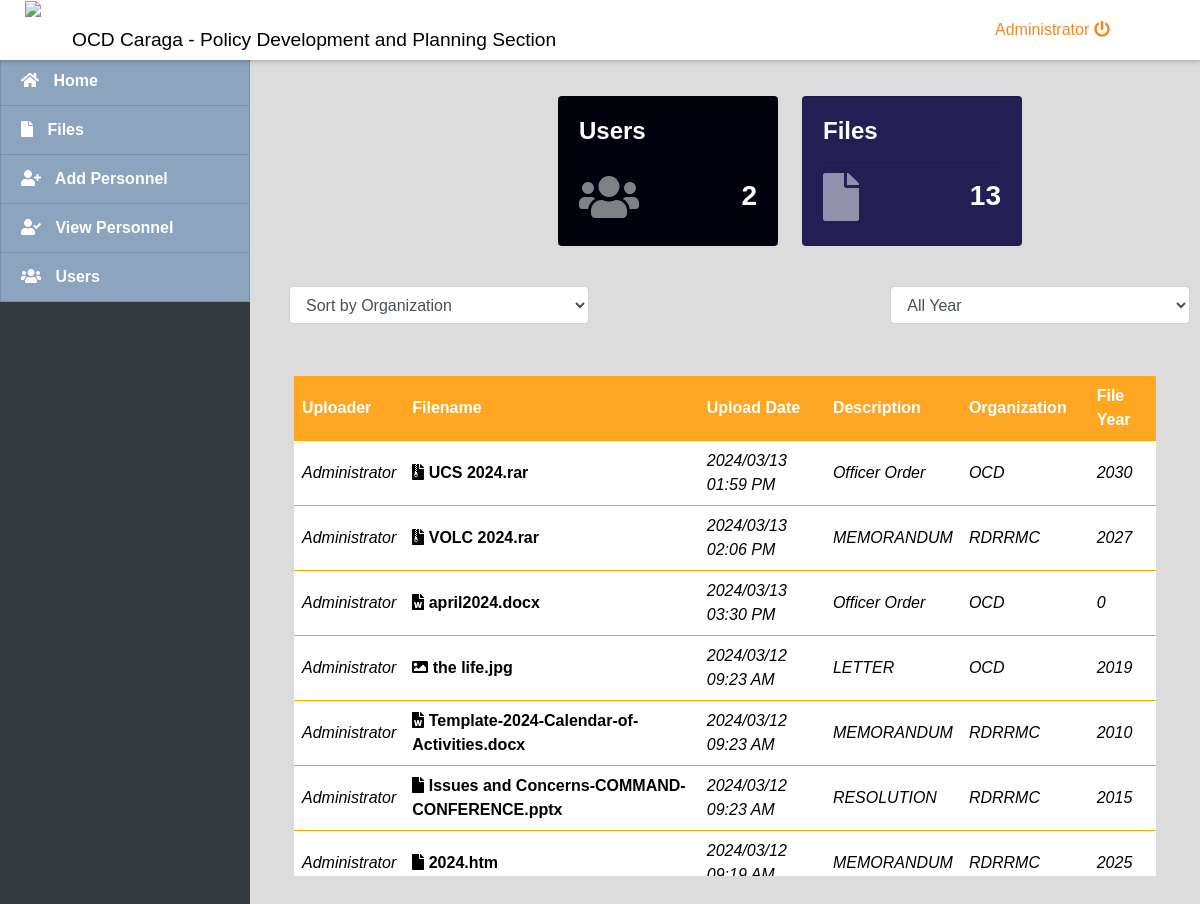
The page / (signed in) on the database its author committed.
### tables this page shows
CREATE TABLE `files` (
  `id` int(11) NOT NULL,
  `name` varchar(200) NOT NULL,
  `description` text NOT NULL,
  `user_id` int(30) NOT NULL,
  `folder_id` int(30) NOT NULL,
  `file_type` varchar(50) NOT NULL,
  `file_path` text NOT NULL,
  `is_public` tinyint(1) DEFAULT 0,
  `date_updated` datetime NOT NULL DEFAULT current_timestamp() ON UPDATE current_timestamp(),
  `organization` varchar(255) NOT NULL,
  `year` int(4) NOT NULL
);

CREATE TABLE `users` (
  `id` int(30) NOT NULL,
  `name` varchar(200) NOT NULL,
  `username` varchar(100) NOT NULL,
  `password` varchar(200) NOT NULL,
  `type` tinyint(1) NOT NULL DEFAULT 2 COMMENT '1+admin , 2 = users'
);

### home.php (the view, shortened to what this page needs)
 <link rel="stylesheet" href="styles.css">
<br>
<div class="containe-fluid">
    <?php include('db_connect.php');
    $files = $conn->query("SELECT f.*,u.name as uname FROM files f inner join users u on u.id = f.user_id where  f.is_public = 1 order by date(f.date_updated) desc");
    ?>
    <div class="row">
    <div class="col-lg-12">
        <div class="card custom-card info float-left">
            <div class="card-body text-white">
                <h4><b>Users</b></h4>
                <hr>
                <span class="card-icon"><i class="fa fa-users"></i></span>
                <h3 class="text-right"><b><?php echo $conn->query('SELECT * FROM users')->num_rows ?></b></h3>
            </div>
        </div>
        <div class="card custom-card primary ml-4 float-left">
            <div class="card-body text-white">
                <h4><b>Files</b></h4>
                <hr>
                <span class="card-icon"><i class="fa fa-file"></i></span>
                <h3 class="text-right"><b><?php echo $conn->query('SELECT * FROM files')->num_rows ?></b></h3>
            </div>
        </div>
    </div>
</div>
<br>
    <div class="row mt-3 ml-3 mr-3">
        <div class="col-md-4 mb-3">
            <select class="form-control sorter" id="organizationSorter">
                <option value="">Sort by Organization</option>
            </select>
        </div>
        <div class="col-md-4 mb-3">
        </div>
    <div class="col-md-4 mb-3">
        <select class="form-control sorter" id="yearSorter">
            <option value="">All Year</option>
        </select>
    </div>
</div>
<div class="row mt-3 ml-3 mr-3">
        <div class="card-body">
            <div class="file-table-container">
                <table width="100%" id="file-table">
                    <thead>
                        <tr>
                            <th width="12%" class="">Uploader</th>
                            <th width="35%" class="">Filename</th>
                            <th width="15%" class="">Upload Date</th>
                            <th width="15%" class="">Description</th>
                            <th width="15%" class="">Organization</th>
                            <th width="15%" class="">File Year</th>
                        </tr>
           <?php
                    while ($row = $files->fetch_assoc()) :
                        $name = explode(' ||', $row['name']);
                        $name = isset($name[1]) ? $name[0] . "(" . $name[1] . ")." . $row['file_type'] : $name[0] . "." . $row['file_type'];
                        $img_arr = array('png', 'jpg', 'jpeg', 'gif', 'psd', 'tif');
                        $doc_arr = array('doc', 'docx');
                        $icon = 'fa-file';
                        if (in_array(strtolower($row['file_type']), $img_arr))
                            $icon = 'fa-image';
                        if (in_array(strtolower($row['file_type']), $doc_arr))
                            $icon = 'fa-file-word';
                        if (in_array(strtolower($row['file_type']), ['zip', 'rar', 'tar']))
                            $icon = 'fa-file-archive';
                    ?>
 <tr class='file-item' data-id="<?php echo $row['id'] ?>" data-name="<?php echo $name ?>" data-organization="<?php echo $row['organization'] ?>" data-description="<?php echo $row['description'] ?>" data-year="<?php echo $row['year'] ?>">
                            <td><i><?php echo ucwords($row['uname']) ?></i></td>
                            <td>
                                <large>
                                    <span><i class="fa <?php echo $icon ?>"></i></span>
                                    <b> <?php echo $name ?></b>
                                </large>
                            </td>
                            <td><i><?php echo date('Y/m/d h:i A', strtotime($row['date_updated'])) ?></i></td>
                            <td><i><?php echo $row['description'] ?></i></td>
                            <td><i><?php echo $row['organization'] ?></i></td>
                            <td><i><?php echo $row['year'] ?></i></td>
                        </tr>
                    <?php endwhile; ?>
                </table>
            </div>
        </div>
    </div>
</div>

### assets/css/style.css (style rules this page uses)
body { font-family: "Open Sans", sans-serif; color: #000000; width: 100%; height: calc(100%); }
h1, h2, h3, h4, h5, h6 { font-family: "Raleway", sans-serif; }

### styles.css (style rules this page uses)
.custom-card.info { background-color: #01020e; color: white; width: 220px; height: 150px; margin-left: 300px; margin-top: 8px; }
.custom-card.primary { background-color: #231e54; color: white; width: 220px; height: 150px; margin: auto; margin-top: 8px; }
.row { display: flex; -ms-flex-wrap: wrap; flex-wrap: wrap; margin-right: 0vw; margin-left: -15px; }
.file-table-container { max-height: 500px; overflow-y: auto; width: 100%; }
#file-table { width: 100%; border-collapse: collapse; }
#file-table thead th { background-color: #ffa722; position: sticky; padding: 8px; top: 0; }
#file-table { width: 100%; border-collapse: collapse; background-color: white; }
#file-table th { background-color: #ffa500; color: white; position: sticky; top: 0; z-index: 2; }
#file-table th, #file-table td { padding: 8px; text-align: left; border-bottom: 1px solid #ffa500; }

### index.php (style rules this page uses)
body { background: #80808045; }

### home.php (style rules this page uses)
body, h1, h2, h3, h4, h5, h6, p, a, span, i, b, large, input, th, td { font-family: "Century Gothic", sans-serif; }
span.card-icon { position: absolute; font-size: 3em; bottom: .2em; color: #ffffff80; }
.file-item { cursor: pointer; }
.sorter { width: 300px; }

### rows shown on the page
files: user.name "Administrator", name "UCS 2024.rar", date_updated "2024/03/13 01:59 PM", description "Officer Order", organization "OCD", year "2030"
files: user.name "Administrator", name "VOLC 2024.rar", date_updated "2024/03/13 02:06 PM", description "MEMORANDUM", organization "RDRRMC", year "2027"
files: user.name "Administrator", name "april2024.docx", date_updated "2024/03/13 03:30 PM", description "Officer Order", organization "OCD", year "0"
files: user.name "Administrator", name "the life.jpg", date_updated "2024/03/12 09:23 AM", description "LETTER", organization "OCD", year "2019"
files: user.name "Administrator", name "Template-2024-Calendar-of-Activities.docx", date_updated "2024/03/12 09:23 AM", description "MEMORANDUM", organization "RDRRMC", year "2010"
files: user.name "Administrator", name "Issues and Concerns-COMMAND-CONFERENCE.pptx", date_updated "2024/03/12 09:23 AM", description "RESOLUTION", organization "RDRRMC", year "2015"
files: user.name "Administrator", name "2024.htm", date_updated "2024/03/12…", description "MEMORANDUM", organization "RDRRMC", year "2025"

### other values the page prints
$_SESSION['login_name'] "Administrator"
$conn->query('SELECT * FROM users')->num_rows "2"
$conn->query('SELECT * FROM files')->num_rows "13"
